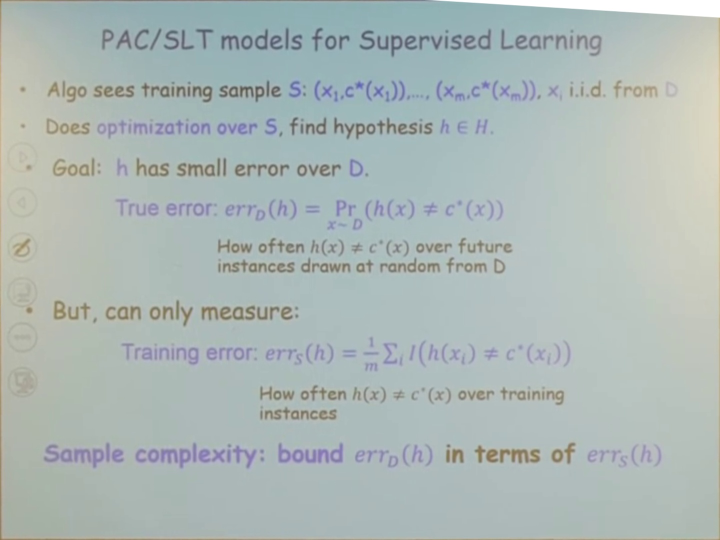
#> input picture Test/frames/08_11_0.jpg, 1440 x 1080 px (shown at 1/2 size); its folder holds only this picture in this run
$ python ultranoobs.py
#> lines starting #> are read from the running program, lines starting #| are printed output that depends on the picture
import matplotlib.image as mpimg
import glob
import numpy as np
import math
from scipy import ndimage

n = 400

def rgb2gray(rgb):
    return np.dot(rgb[...,:3], [0.2989, 0.5870, 0.1140])

framespath = glob.glob("./Test/frames/*.jpg")
slidespath = glob.glob("./Test/slides/*.jpg")
framespath.sort()
slidespath.sort()


slides = []

# Converting to rgb, applying sobel and then normalizing
for i in slidespath:
	im = mpimg.imread(i)
	gray = rgb2gray(im)

	dx = ndimage.sobel(gray, 1)
	dy = ndimage.sobel(gray, 0)
	gray = np.hypot(dx, dy)
	gray *= 255.0/np.max(gray)

	slides.append((gray-np.mean(gray))/math.sqrt(np.var(gray)))

correct = 0
incorrect = 0


for i in range(1):
	im = mpimg.imread(framespath[i])
#> im is the input picture: shape (1080, 1440, 3); mean R, G, B 173.1, 184.6, 182.4
	gray = rgb2gray(im)
#> in rgb2gray, `return np.dot(rgb[...,:3], [0.2989, 0.5870, 0.1140])`:
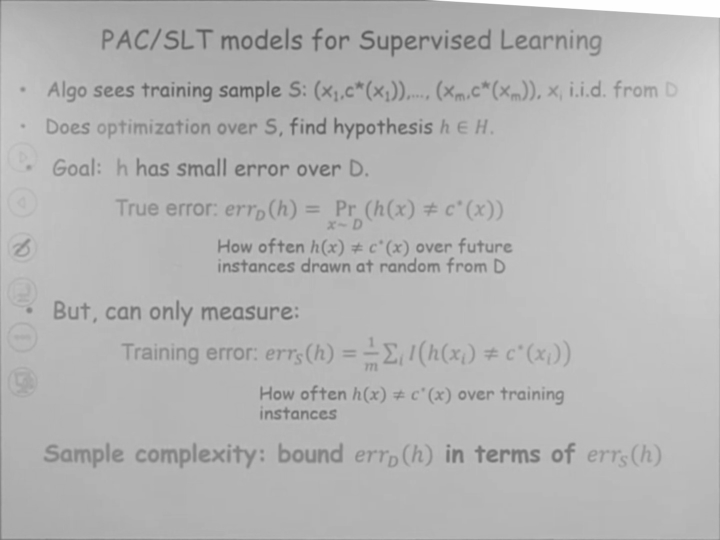
#> returned value: shape (1080, 1440) float64 (shown at 1/2 size); min 76.05, max 255, mean 180.9

	dx = ndimage.sobel(gray, 1)
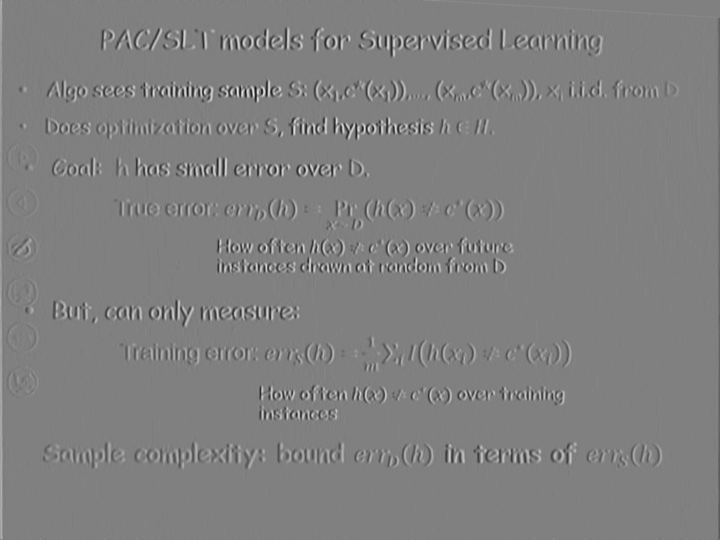
#> dx: shape (1080, 1440) float64 (shown at 1/2 size); min -241, max 238.8, mean 0.1; drawn with min black and max white
	dy = ndimage.sobel(gray, 0)
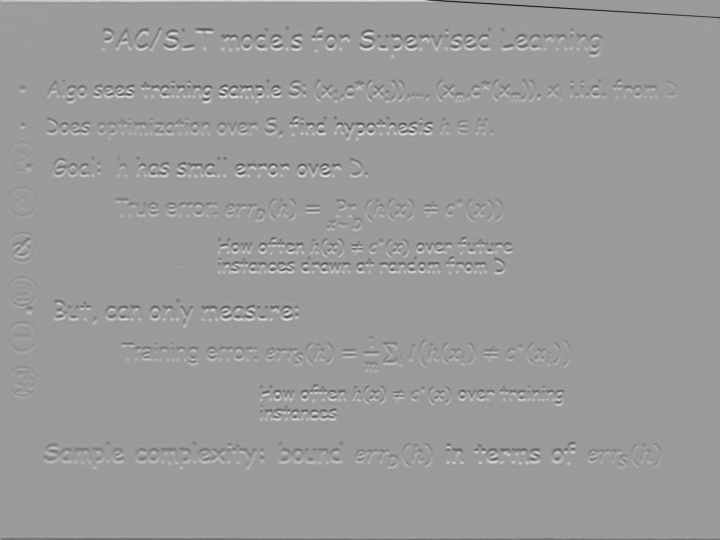
#> dy: shape (1080, 1440) float64 (shown at 1/2 size); min -346.3, max 223.7, mean -0.2; drawn with min black and max white
	gray = np.hypot(dx, dy)
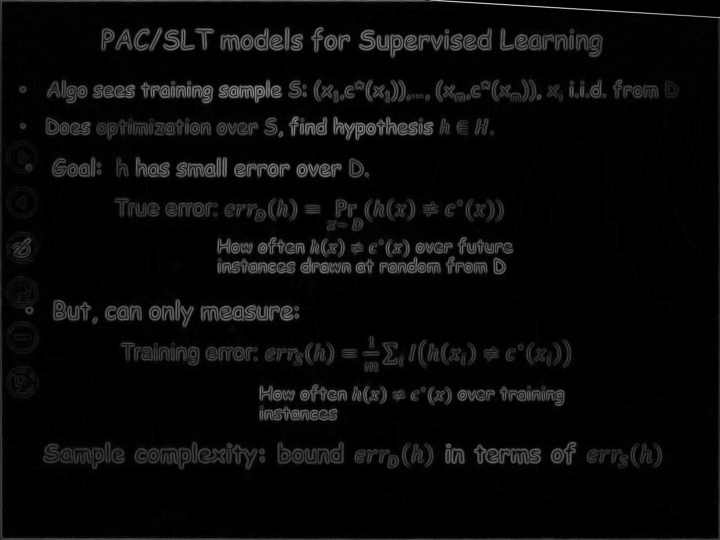
#> gray: shape (1080, 1440) float64 (shown at 1/2 size); min 0, max 346.7, mean 12.8; drawn with min black and max white
	gray *= 255.0/np.max(gray)

	gray = (gray-np.mean(gray))/math.sqrt(np.var(gray))

	# [16 lines of commented-out code are left out]

	cur = {}
	for u in range(0, np.size(gray,0) - n + 1):
		for v in range(0, np.size(gray,1) - n + 1):
			cur_max = -1e15
			ans = -1
			for j in range(len(slides)):
				try:
					t_slide = np.array(slides[j])
					temp = np.sum(np.multiply(gray[u:u+n-1,v:v+n-1], t_slide[u:u+n-1,v:v+n-1]))
					if temp >= cur_max:
						cur_max = temp
						ans = j
				except:
					pass
			if ans in cur:
				cur[ans] += 1
			else:
				cur[ans] = 1
#> after the loop, cur = {-1: 708921}
	maxi = 0
	ans = -1
	for keys in cur:
		if cur[keys] >= maxi:
			maxi = cur[keys]
			ans = keys
#> this loop made 1 pass
#> (keys, maxi, ans) on pass 1: (-1, 708921, -1)
#> after the loop, ans = -1; maxi = 708921

#> (the run stopped early here; a loop or call above may not have finished)
